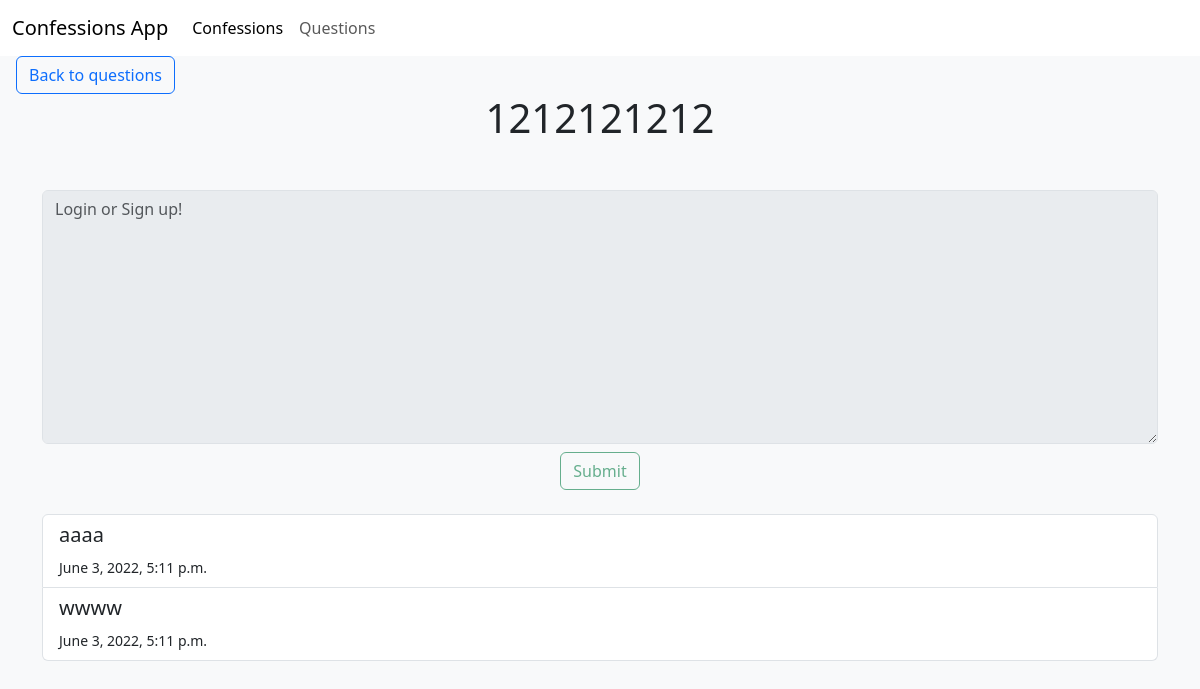
The app's page /question/21/ with its own data.
### ConfessionsApp/models.py (models this page shows, shortened)
class Question(models.Model):
    CATEGORIES = [
        ('CMPLN', 'Complaint'),
        ('FMLY', 'Family'),
        ('FRNDS', 'Friends'),
        ('HBBS', 'Hobbies'),
        ('LV', 'Love'),
        ('OTHR', 'Other'),
        ('SCHL', 'School'),
        ('SPRTS', 'Sports'),
    ]
    category = models.CharField(max_length=10, choices=CATEGORIES)
    owner = models.ForeignKey(User, on_delete=models.CASCADE)
    question_text = models.CharField(max_length=255)
    body = models.TextField()
    date = models.DateTimeField(auto_now_add=True)
    edited = models.BooleanField(default=False)
    edited_date = models.DateTimeField(auto_now=True)
    @property
    def posts(self):
        return self.post_set.all()

class Post(models.Model):
    owner = models.ForeignKey(User, on_delete=models.CASCADE)
    question = models.ForeignKey(Question, on_delete=models.CASCADE)
    post_text = models.CharField(max_length=255)
    date = models.DateTimeField(auto_now=True)

### ConfessionsApp/views.py (the view, shortened to what this page needs)
# urls.py: path("question/<int:q_id>/", views.question, name="question"),
def question(request, q_id):
    if request.method != "POST":
        question = Question.objects.get(id=q_id)
        Posts = Post.objects.filter(question=question)
        context = {
            "Question": question,
            "Posts": Posts,
        }
        return render(request, "ConfessionsApp/question.html", context)

### ConfessionsApp/templates/ConfessionsApp/question.html (shortened to what this page needs)
{%extends 'ConfessionsApp/base.html'%}
{%load bootstrap_icons%}
{%load static%}
{%block content%}
<div class="ms-3">
  <a href="{%url 'ConfessionsApp:questions'%}" class="btn btn-outline-primary">Back to questions</a>
</div>
<div class="container text-center">
  <h1>{{Question.question_text}}</h1>
</div>
<div class="container my-5">
  <form method="POST" class="text-center my-4">
    {%if user.is_authenticated%}
    <textarea name="post-input" cols="10" rows="10" class="form-control" placeholder="Add a comment..."></textarea>
    <input type="submit" id="submitBtn" class="btn btn-outline-success mt-2">
    {%else%}
    <textarea name="post-input" cols="10" rows="10" class="form-control" placeholder="Login or Sign up!" disabled></textarea>
    <input type="submit" id="submitBtn" class="btn btn-outline-success mt-2" disabled>
    {%endif%}
  </form>
  <div class="list-group">
    {% for post in Question.posts %}
    <span class="list-group-item list-group-item-action">
      <div class="d-flex w-100 justify-content-between">
        <h5 class="mb-1">{{post.post_text}}</h5>
      </div>
      <small>{{post.date}}</small>
    </span>
    {% endfor %}
  </div>
{%endblock content%}

### records on screen
Question: question_text "1212121212"
Post: post_text "aaaa", date "June 3, 2022, 5:11 p.m."
Post: post_text "wwww", date "June 3, 2022, 5:11 p.m."
